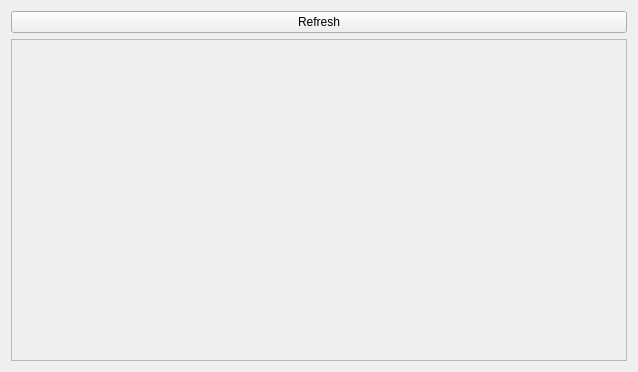
<?xml version="1.0" encoding="UTF-8"?>
<ui version="4.0">
 <class>CategoryChannels</class>
 <widget class="QWidget" name="CategoryChannels">
  <property name="geometry">
   <rect>
    <x>0</x>
    <y>0</y>
    <width>638</width>
    <height>372</height>
   </rect>
  </property>
  <property name="windowTitle">
   <string>Category channels</string>
  </property>
  <layout class="QVBoxLayout" name="verticalLayout">
   <item>
    <widget class="QPushButton" name="btnRefresh">
     <property name="text">
      <string>Refresh</string>
     </property>
    </widget>
   </item>
   <item>
    <widget class="QScrollArea" name="scrArea">
     <property name="widgetResizable">
      <bool>true</bool>
     </property>
     <widget class="QWidget" name="scrAreaContents">
      <property name="geometry">
       <rect>
        <x>0</x>
        <y>0</y>
        <width>618</width>
        <height>324</height>
       </rect>
      </property>
     </widget>
    </widget>
   </item>
  </layout>
 </widget>
 <resources/>
 <connections/>
</ui>
